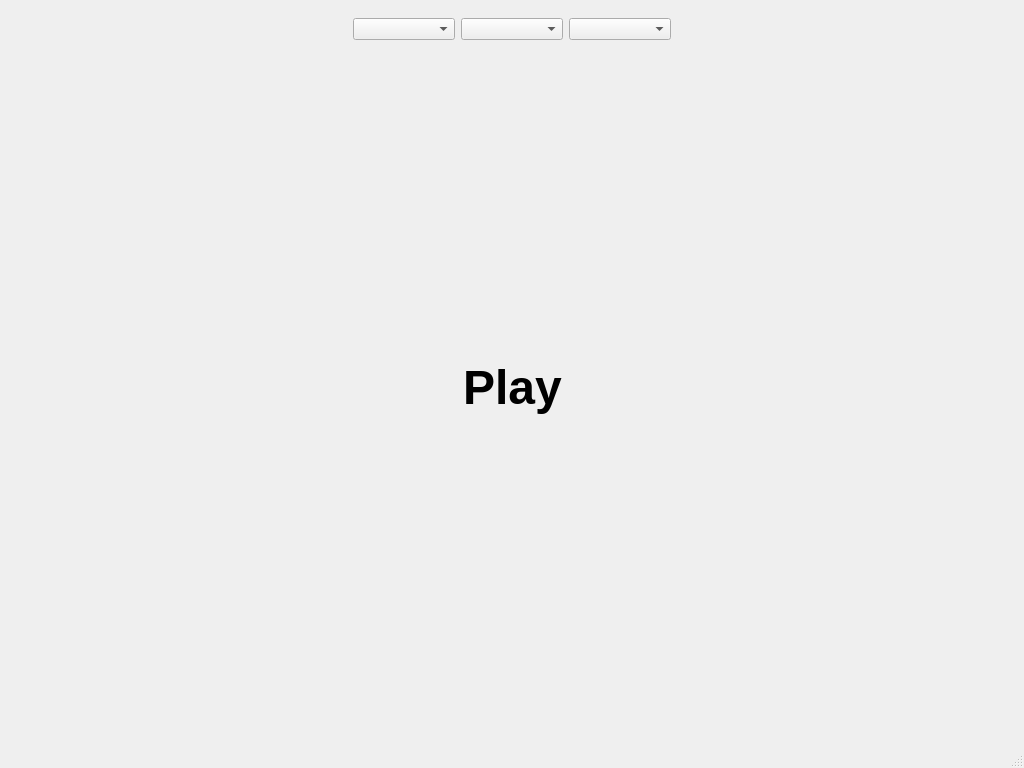
<?xml version="1.0" encoding="UTF-8"?>
<ui version="4.0">
 <class>MainWindow</class>
 <widget class="QMainWindow" name="MainWindow">
  <property name="geometry">
   <rect>
    <x>0</x>
    <y>0</y>
    <width>1024</width>
    <height>768</height>
   </rect>
  </property>
  <property name="minimumSize">
   <size>
    <width>600</width>
    <height>400</height>
   </size>
  </property>
  <property name="windowTitle">
   <string>MainWindow</string>
  </property>
  <widget class="QWidget" name="centralwidget">
   <layout class="QGridLayout" name="gridLayout">
    <item row="0" column="0">
     <layout class="QHBoxLayout" name="interactionLayout">
      <item>
       <spacer name="leftSpacer">
        <property name="orientation">
         <enum>Qt::Horizontal</enum>
        </property>
        <property name="sizeHint" stdset="0">
         <size>
          <width>40</width>
          <height>20</height>
         </size>
        </property>
       </spacer>
      </item>
      <item>
       <widget class="QWidget" name="centerWidget" native="true">
        <property name="minimumSize">
         <size>
          <width>300</width>
          <height>0</height>
         </size>
        </property>
        <property name="maximumSize">
         <size>
          <width>16777215</width>
          <height>16777215</height>
         </size>
        </property>
        <layout class="QGridLayout" name="gridLayout_2">
         <item row="0" column="0">
          <layout class="QVBoxLayout" name="centerVLayout">
           <item>
            <layout class="QHBoxLayout" name="inputDevicesLayout">
             <item>
              <widget class="QComboBox" name="inputsComboBox"/>
             </item>
             <item>
              <widget class="QComboBox" name="outputsComboBox"/>
             </item>
             <item>
              <widget class="QComboBox" name="playbacksComboBox"/>
             </item>
            </layout>
           </item>
           <item>
            <layout class="QHBoxLayout" name="actionButtonLayout">
             <item>
              <spacer name="actionLeftSpacer">
               <property name="orientation">
                <enum>Qt::Horizontal</enum>
               </property>
               <property name="sizeHint" stdset="0">
                <size>
                 <width>40</width>
                 <height>20</height>
                </size>
               </property>
              </spacer>
             </item>
             <item>
              <widget class="LabelButton" name="actionLabel">
               <property name="font">
                <font>
                 <pointsize>36</pointsize>
                 <bold>true</bold>
                </font>
               </property>
               <property name="cursor">
                <cursorShape>PointingHandCursor</cursorShape>
               </property>
               <property name="text">
                <string>Play</string>
               </property>
               <property name="alignment">
                <set>Qt::AlignCenter</set>
               </property>
               <property name="wordWrap">
                <bool>true</bool>
               </property>
              </widget>
             </item>
             <item>
              <spacer name="actionRightSpacer">
               <property name="orientation">
                <enum>Qt::Horizontal</enum>
               </property>
               <property name="sizeHint" stdset="0">
                <size>
                 <width>40</width>
                 <height>20</height>
                </size>
               </property>
              </spacer>
             </item>
            </layout>
           </item>
          </layout>
         </item>
        </layout>
       </widget>
      </item>
      <item>
       <spacer name="rightSpacer">
        <property name="orientation">
         <enum>Qt::Horizontal</enum>
        </property>
        <property name="sizeHint" stdset="0">
         <size>
          <width>40</width>
          <height>20</height>
         </size>
        </property>
       </spacer>
      </item>
     </layout>
    </item>
    <item row="1" column="0">
     <layout class="QHBoxLayout" name="plotsLayout"/>
    </item>
   </layout>
  </widget>
  <widget class="QMenuBar" name="menubar">
   <property name="geometry">
    <rect>
     <x>0</x>
     <y>0</y>
     <width>1024</width>
     <height>22</height>
    </rect>
   </property>
  </widget>
  <widget class="QStatusBar" name="statusbar"/>
 </widget>
 <customwidgets>
  <customwidget>
   <class>LabelButton</class>
   <extends>QLabel</extends>
   <header location="global">labelbutton.h</header>
  </customwidget>
 </customwidgets>
 <resources/>
 <connections/>
</ui>
